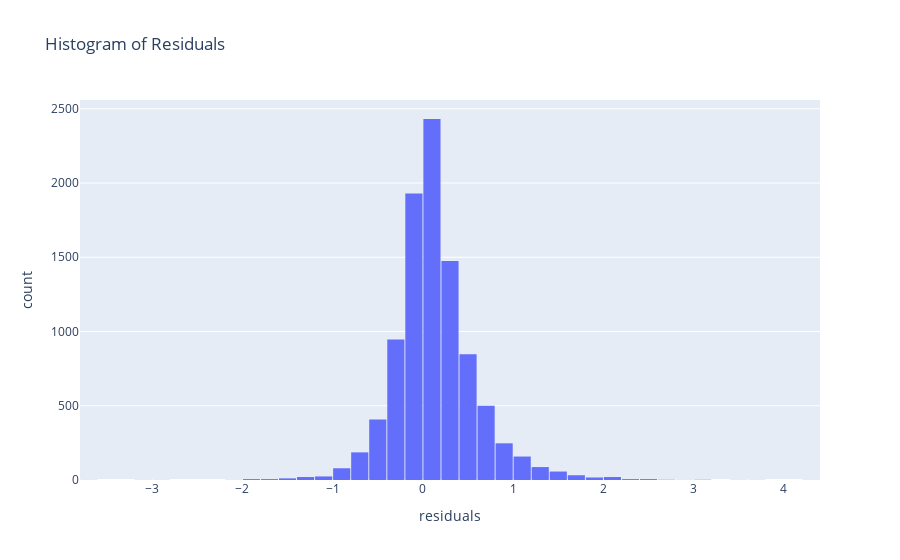

Source (notebook cell):
### Code cell
fig = px.histogram(df, x="residuals", nbins=50, title='Histogram of Residuals')
fig.update_layout(bargap=0.05)
fig.show()

### Figure 1 — Plotly figure (JSON) as saved in the notebook; plotly's stock layout.template omitted (floating-point values rounded to 4 significant figures; data arrays with more than 128 entries replaced by an {"elided": "..."} marker saying what was removed)
{"data": [{"alignmentgroup": "True", "bingroup": "x", "hovertemplate": "residuals=%{x}<br>count=%{y}<extra></extra>", "legendgroup": "", "marker": {"color": "#636efa", "pattern": {"shape": ""}}, "name": "", "nbinsx": 50, "offsetgroup": "", "orientation": "v", "showlegend": false, "type": "histogram", "x": {"elided": "9510 float values"}, "xaxis": "x", "yaxis": "y"}], "layout": {"bargap": 0.05, "barmode": "relative", "legend": {"tracegroupgap": 0}, "title": {"text": "Histogram of Residuals"}, "xaxis": {"anchor": "y", "domain": [0, 1], "title": {"text": "residuals"}}, "yaxis": {"anchor": "x", "domain": [0, 1], "title": {"text": "count"}}}}
